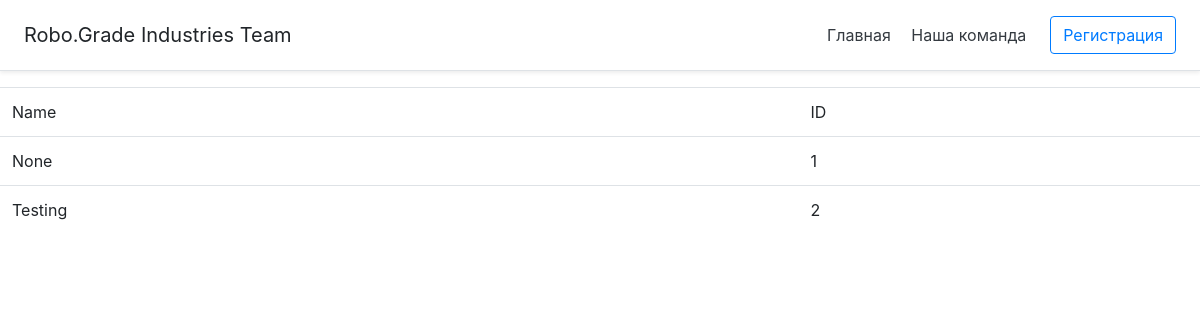
Before: /listArticles with the older database file.
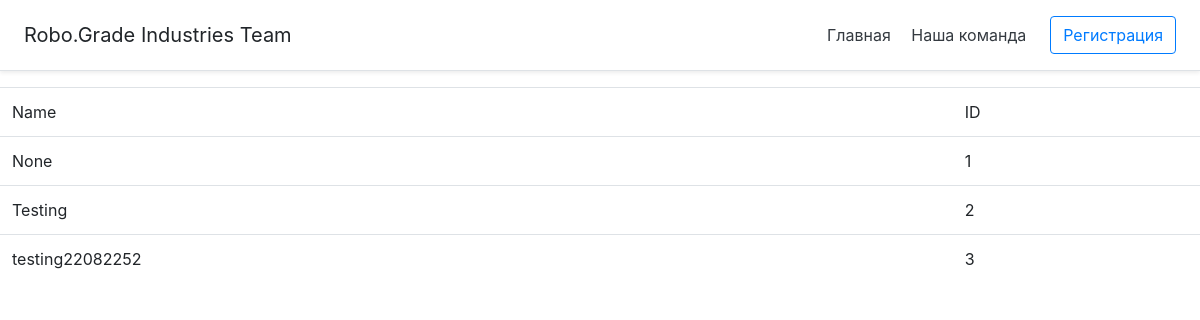
After: the same page with the newer database file.
### tables this page shows
CREATE TABLE "articles" (
	"id"	INTEGER,
	"title"	TEXT,
	"desc"	TEXT,
	"byUserid"	INTEGER,
	"isAccepted"	INTEGER,
	UNIQUE("id"),
	PRIMARY KEY("id" AUTOINCREMENT)
);

### main.py (the view)
@app.route('/listArticles')
def listArticles():
    global username, users
    cursor.execute("SELECT * from articles")
    dict = cursor.fetchall()
    if getUser().id == None:
        return render_template("articleList.html", username="You is not logged", dict=dict, logged=False)
    else:
        return render_template("articleList.html", username=getUser().firstname + " " + getUser().lastname, dict=dict, logged=True)

### main.py (called while the page is built)
def getUser():
    global users
    user = User()
    for i in range(0, len(users)):
        if users[i][0] == request.remote_addr:
            return users[i][1]
    return user

### templates/articleList.html (shortened to what this page needs)
{% extends 'base.html' %}
{% block content %}
<table class="table table-hover" id="example">
    <tr>
        <td>Name</td> <td>ID</td>
    </tr>
	{% for item in dict %}
		<tr id="tablerow" onclick="test({{ item[0] }})">
			<td>{{ item[1] }}</td> <td>{{ item[0] }}</td>
		</tr>
	{% endfor %}
</table>
{% endblock %}

### templates/base.html (shortened to what this page needs)
<!DOCTYPE html>
<html lang="en">
<head>
    <link rel="stylesheet" href="https://stackpath.bootstrapcdn.com/bootstrap/4.5.2/css/bootstrap.min.css">
</head>
<body>
    <div class="d-flex flex-column flex-md-row align-items-center p-3 px-md-4 mb-3 bg-white border-bottom shadow-sm">
        <h5 class="my-0 mr-md-auto font-weight-normal">Robo.Grade Industries Team</h5>
        <nav class="my-2 my-md-0 mr-md-3">
          <a class="p-2 text-dark" href="/">Главная</a>
          <a class="p-2 text-dark" href="#">Наша команда</a>
        </nav>
        <a class="btn btn-outline-primary" href="register">Регистрация</a>
      </div>
        {% block content %} {% endblock %}
      </body>
</html>

Changed rows visible on the page:
added articles: title "testing22082252", id "3"
